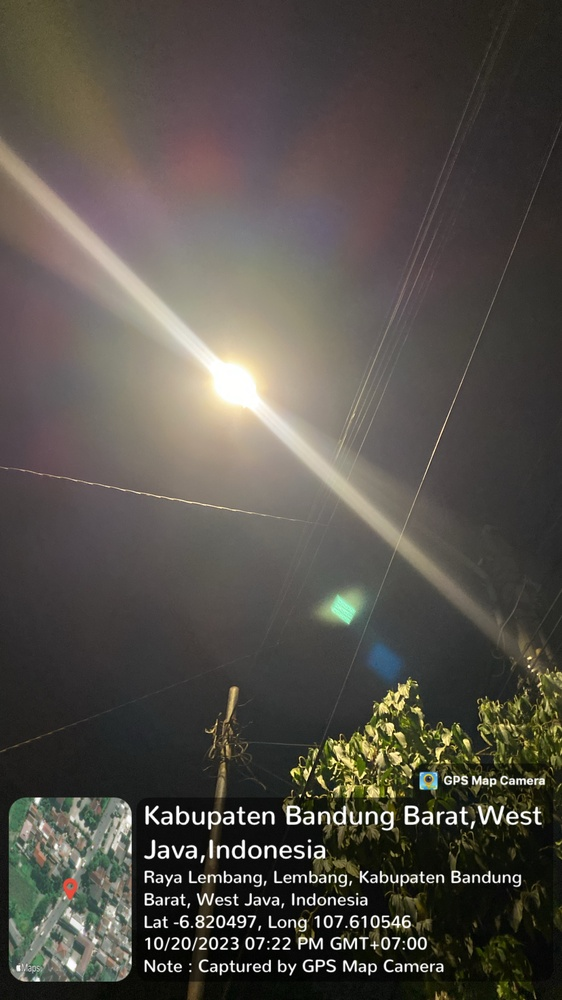
#> input picture img/1/5.jpg, 562 x 1000 px, shrunk from 2268 x 4032 before the run, found by its file name
$ python sudut_0.py
#> lines starting #> are read from the running program, lines starting #| are printed output that depends on the picture; long printed decimals are rounded
### src/CBIR_warna_fix/cosine_similarity.py
from math import pow,sqrt

def cosine_sim(vector1,vector2):
    # dot product
    dot_prod = 0
    for i in range(len(vector1)):
        if vector1[i] == 0:
            vector1[i] = 1
        if vector2[i] == 0:
            vector2[i] = 1
        dot_prod += vector1[i]*vector2[i]
    # vector magnitude
    mag_vector1 = 0
    mag_vector2 = 0
    for i in range(len(vector1)):
        mag_vector1 += pow(vector1[i],2)
    for i in range(len(vector2)):
        mag_vector2 += pow(vector2[i],2)
    mag_total = sqrt(mag_vector1)*sqrt(mag_vector2)
    # result

    return dot_prod/mag_total

# usage:
# vector1 = [25,98,30]
# vector2 = [20,90,10]
# print(cosine_sim(vector1,vector2))

### src/CBIR_tekstur/sudut_0.py
import numpy as np
import math
from skimage.feature import graycomatrix, graycoprops # buat ngecek aja
from cosine_similarity import cosine_sim
import time
import os
from multiprocessing import Pool
import cv2

########## CONVERT WARNA TO GRAYSCALE ##########
def toGrayscale(image):
    grayscale_image = np.dot(image[..., :3], [0.29, 0.587, 0.114]).astype(np.uint8)
    return grayscale_image

########## FRAMEWORK MATRIKS ##########
def matrixGLCM(image, d=1):
    # ubah jadi grayscale dulu
    image = toGrayscale(image)

    # quantization levels
    levels = np.max(image) + 1

    # inisialisasi matrix dengan 0
    framework_matrix = np.zeros((levels, levels))

    # dimensi dari gambarnya
    rows, cols = image.shape

    # isi matrixnya
    for i in range(rows):
        for j in range(cols):
                x1, y1 = i, j
                # perpindahan vektor berdasarkan sudut
                # sudut 0:
                x2, y2 = i + 0, j + d

                if 0 <= x1 < rows and 0 <= y1 < cols and 0 <= x2 < rows and 0 <= y2 < cols:
                    pixel1 = image[x1, y1]
                    pixel2 = image[x2, y2]
                    framework_matrix[pixel1, pixel2] += 1
                    # print("framework matrix:")
                    # print(framework_matrix)

    return framework_matrix

########## MATRIKS SIMETRIK ##########
def symmetricGLCM(glcm_matrix):
    symmetric_glcm = glcm_matrix + glcm_matrix.T
    return symmetric_glcm

########## MATRIKS NORMALISASI ##########
def normalizeGLCM(glcm_matrix):
    normalized_glcm = glcm_matrix / np.sum(glcm_matrix)
    return normalized_glcm

########## EKSTRAKSI TEKSTUR ##########
def extract_texture(glcm_matrix):
    rows = glcm_matrix.shape[0]

    # buat cari i - j (untuk contrast, homogeneity, dissimilarity)
    diff_matrix = np.abs(np.arange(rows) - np.arange(rows)[:, np.newaxis])

    # 1. contrast
    contrast_result = np.sum(diff_matrix ** 2 * glcm_matrix)

    # 2. homogeneity
    homogeneity_result = np.sum(glcm_matrix / (1 + diff_matrix ** 2))

    # 3. entropy
    # cari elemen tidak nol, handle kasus log(0) di entropy
    non_zero_elements = glcm_matrix[glcm_matrix > 0]
    entropy_result = -np.sum(non_zero_elements * np.log(non_zero_elements))

    # 4. dissimilarity
    dissimilarity_result = np.sum(diff_matrix * glcm_matrix)

    # 5. energy
    energy_result = np.sqrt(np.sum(glcm_matrix ** 2))

    # 6. correlation
    i, j = np.meshgrid(np.arange(rows), np.arange(rows), indexing='ij')
    rata_rata_i = np.sum(i * glcm_matrix) / np.sum(glcm_matrix)
    rata_rata_j = np.sum(j * glcm_matrix) / np.sum(glcm_matrix)

    sd_i = np.sqrt(np.sum(((i - rata_rata_i) ** 2) * glcm_matrix) / np.sum(glcm_matrix))
    sd_j = np.sqrt(np.sum(((j - rata_rata_j) ** 2) * glcm_matrix) / np.sum(glcm_matrix))

    correlation_result = np.sum(glcm_matrix * ((i - rata_rata_i) * (j - rata_rata_j) / (sd_i * sd_j)))

    return contrast_result, homogeneity_result, entropy_result, dissimilarity_result, energy_result, correlation_result

########## COSINE SIMILARITY ##########
def createVector(a, b, c, d, e, f,):
    vector = np.array([a, b, c, d, e, f])

    return vector

########## CBIR-TEKSTUR ##########
def CBIR_tekstur(image1, image2):
    ## BUAT VECTOR BERISI CONTRAST, HOMOGENEITY, DAN ENTROPY DARI IMAGE 1
    # sudut 0
    glcm_matrix1_sudut0 = matrixGLCM(image1, d=1)
    symmetric_glcm1_sudut0 = symmetricGLCM(glcm_matrix1_sudut0)
    normalized_glcm1_sudut0 = normalizeGLCM(symmetric_glcm1_sudut0)
    contrast1_sudut0, homogeneity1_sudut0, entropy1_sudut0, dissimilarity1_sudut0, energy1_sudut0, correlation1_sudut0 = extract_texture(normalized_glcm1_sudut0)

    vector1 = createVector(contrast1_sudut0, homogeneity1_sudut0, entropy1_sudut0, dissimilarity1_sudut0, energy1_sudut0, correlation1_sudut0)

    ## BUAT VECTOR BERISI CONTRAST, HOMOGENEITY, DAN ENTROPY DARI IMAGE 2
    # sudut 0
    glcm_matrix2_sudut0 = matrixGLCM(image2, d=1)
    symmetric_glcm2_sudut0 = symmetricGLCM(glcm_matrix2_sudut0)
    normalized_glcm2_sudut0 = normalizeGLCM(symmetric_glcm2_sudut0)
    contrast2_sudut0, homogeneity2_sudut0, entropy2_sudut0, dissimilarity2_sudut0, energy2_sudut0, correlation2_sudut0 = extract_texture(normalized_glcm2_sudut0)

    vector2 = createVector(contrast2_sudut0, homogeneity2_sudut0, entropy2_sudut0, dissimilarity2_sudut0, energy2_sudut0, correlation2_sudut0)

    ## CARI NILAI COS THETA UNTUK TAU KEMIRIPAN
    cos_theta = cosine_sim(vector1, vector2)

    return cos_theta

########## MENGAMBIL SEMUA GAMBAR DALAM SATU FOLDER ##########
def imageInFolder(folder_path):
    image_files = [os.path.join(folder_path, filename) for filename in os.listdir(folder_path) if filename.endswith('.jpg')]
    return image_files

##########***** TES *****##########

if __name__ == '__main__':
    start_time = time.time()

    # load gambar referensi
    reference_image = cv2.imread('img/1/5.jpg')
#> reference_image is the input picture: shape (1000, 562, 3); mean B, G, R 72.9, 79.7, 84.1

    # list gambar target yang akan dibandingkan
    target_folder = 'img/1'
    target_images = imageInFolder(target_folder)

    # baca semua gambar langsung terus simpen ke list, jadi ga ulang ulang cv2 imreadnya
    target_images_list = [cv2.imread(image_path) for image_path in target_images]
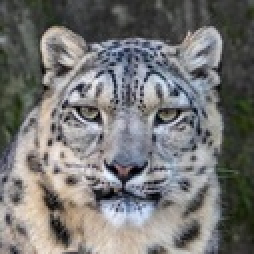
#> input picture img/1/0.9966017336307472.jpg, 127 x 127 px, shrunk from 512 x 512 before the run, found by its file name (shown 2 times larger)
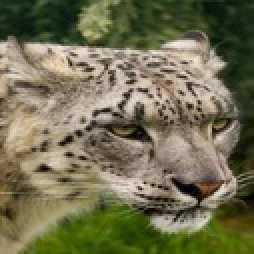
#> input picture img/1/1.jpg, 127 x 127 px, shrunk from 512 x 512 before the run, found by its file name (shown 2 times larger)
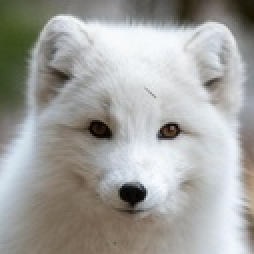
#> input picture img/1/2.jpg, 127 x 127 px, shrunk from 512 x 512 before the run, found by its file name (shown 2 times larger)
#> target_images_list = 4 items

    # inisialisasi pool multiprocessing dengan jumlah prosesor yang tersedia
    num_processors = 8 # sesuaikan dengan jumlah prosesor yang tersedia
    pool = Pool(processes=num_processors)

    # bandingkan gambar referensi dengan gambar target secara paralel
    similarities = pool.starmap(CBIR_tekstur, [(reference_image, image) for image in target_images_list])
#> in matrixGLCM, `levels = np.max(image) + 1`: levels = 253
#> in extract_texture, `contrast_result = np.sum(diff_matrix ** 2 * glcm_matrix)`: contrast_result = 410.1
#> in extract_texture, `homogeneity_result = np.sum(glcm_matrix / (1 + diff_matrix ** 2))`: homogeneity_result = 0.481
#> in extract_texture, `entropy_result = -np.sum(non_zero_elements * np.log(non_zero_elements))`: entropy_result = 7.74
#> in extract_texture, `dissimilarity_result = np.sum(diff_matrix * glcm_matrix)`: dissimilarity_result = 6.01
#> in extract_texture, `energy_result = np.sqrt(np.sum(glcm_matrix ** 2))`: energy_result = 0.034
#> in extract_texture, `rata_rata_i = np.sum(i * glcm_matrix) / np.sum(glcm_matrix)`: rata_rata_i = 77.04
#> in extract_texture, `sd_i = np.sqrt(np.sum(((i - rata_rata_i) ** 2) * glcm_matrix) / np.sum..`: sd_i = 48.12
#> in extract_texture, `correlation_result = np.sum(glcm_matrix * ((i - rata_rata_i) * (j - ra..`: correlation_result = 0.911
#> in CBIR_tekstur, `contrast1_sudut0, homogeneity1_sudut0, entropy1_sudut0, dissimilarity1..`: contrast1_sudut0 = 410.1; homogeneity1_sudut0 = 0.481; entropy1_sudut0 = 7.74; dissimilarity1_sudut0 = 6.01; energy1_sudut0 = 0.034; correlation1_sudut0 = 0.911
#> in createVector, `vector = np.array([a, b, c, d, e, f])`: vector = [410.1, 0.481, 7.74, 6.01, 0.034, 0.911]
#> call 2 of matrixGLCM, with d = 1
#> in matrixGLCM (call 2), `levels = np.max(image) + 1`: levels = 246
#> after the loop in matrixGLCM (call 2), `for i in range(rows):`:
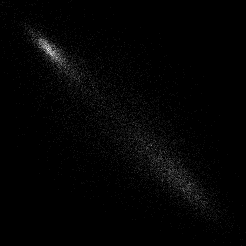
#> framework_matrix: shape (246, 246) float64; min 0, max 19, mean 0.264; drawn with min black and max white
#> in CBIR_tekstur, image2 is the input picture: shape (127, 127, 3); mean B, G, R 115.9, 116.9, 117.6
#> in CBIR_tekstur, `contrast2_sudut0, homogeneity2_sudut0, entropy2_sudut0, dissimilarity2..`: contrast2_sudut0 = 593.7; homogeneity2_sudut0 = 0.0961; entropy2_sudut0 = 9.12; dissimilarity2_sudut0 = 16.22; energy2_sudut0 = 0.0129; correlation2_sudut0 = 0.903
#> in CBIR_tekstur, `vector2 = createVector(contrast2_sudut0, homogeneity2_sudut0, entropy2..`: vector2 = [593.7, 0.0961, 9.12, 16.22, 0.0129, 0.903]
#> the loop in cosine_sim, `for i in range(len(vector1)):` made 6 passes
#> dot_prod on passes 1 to 6: 243450.8, 243450.8, 243521.4, 243618.8, 243618.8, 243619.6
#> after the loop in cosine_sim, `for i in range(len(vector1)):`: dot_prod = 243619.6; vector1 = [410.1, 0.481, 7.74, 6.01, 0.034, 0.911]; vector2 = [593.7, 0.0961, 9.12, 16.22, 0.0129, 0.903]
#> the loop in cosine_sim, `for i in range(len(vector1)):` made 6 passes
#> mag_vector1 on passes 1 to 6: 168171.9, 168172.2, 168232, 168268.1, 168268.1, 168268.9
#> after the loop in cosine_sim, `for i in range(len(vector1)):`: mag_vector1 = 168268.9
#> the loop in cosine_sim, `for i in range(len(vector2)):` made 6 passes
#> mag_vector2 on passes 1 to 6: 352426.8, 352426.8, 352509.9, 352773, 352773, 352773.8
#> after the loop in cosine_sim, `for i in range(len(vector2)):`: mag_vector2 = 352773.8
#> in cosine_sim, `mag_total = sqrt(mag_vector1)*sqrt(mag_vector2)`: mag_total = 243640.9
#> in CBIR_tekstur, `cos_theta = cosine_sim(vector1, vector2)`: cos_theta = 1
#> call 4 of matrixGLCM, with d = 1
#> in toGrayscale (call 4), `grayscale_image = np.dot(image[..., :3], [0.29, 0.587, 0.114]).astype(..`:
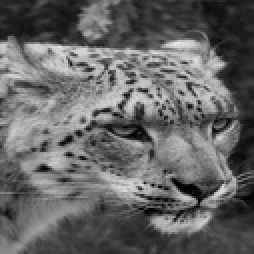
#> grayscale_image: shape (127, 127) (shown 2 times larger); min 0, max 234, mean 101.1
#> in matrixGLCM (call 4), `levels = np.max(image) + 1`: levels = 235
#> after the loop in matrixGLCM (call 4), `for i in range(rows):`:
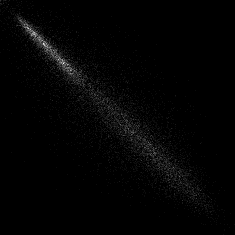
#> framework_matrix: shape (235, 235) float64; min 0, max 20, mean 0.29; drawn with min black and max white
#> in CBIR_tekstur, image2 is the input picture: shape (127, 127, 3); mean B, G, R 81, 111, 113.6
#> the loop in cosine_sim (call 2), `for i in range(len(vector1)):` made 6 passes
#> dot_prod on passes 1 to 6: 146298.9, 146299, 146368.2, 146441.2, 146441.2, 146442.1
#> the loop in cosine_sim (call 2), `for i in range(len(vector1)):` made 6 passes
#> the loop in cosine_sim (call 2), `for i in range(len(vector2)):` made 6 passes
#> mag_vector2 on passes 1 to 6: 127270.8, 127270.8, 127350.9, 127498.6, 127498.6, 127499.5
#> in toGrayscale (call 6), `grayscale_image = np.dot(image[..., :3], [0.29, 0.587, 0.114]).astype(..`:
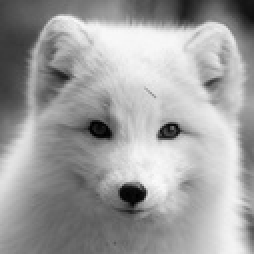
#> grayscale_image: shape (127, 127) (shown 2 times larger); min 0, max 250, mean 159.6
#> in CBIR_tekstur, image2 is the input picture: shape (127, 127, 3); mean B, G, R 159.1, 162.5, 162.8
#> similarities = [1, 1, 0.996, 1]

    # close pool multiprocessing
    pool.close()
    pool.join()

    # Hasil kesamaan citra
    for i, similarity in enumerate(similarities):
        print(f"Kesamaan dengan gambar-{i+1}: {similarity * 100:.5f}%")
#> this loop made 4 passes
#> similarity on passes 1 to 4: 1, 1, 0.996, 1
#| Kesamaan dengan gambar-1: 99.991%
#| Kesamaan dengan gambar-2: 99.979%
#| Kesamaan dengan gambar-3: 99.619%
#| Kesamaan dengan gambar-4: 100.000%

    end_time = time.time()

    execution_time = end_time - start_time
    print(f"Program selesai dalam {execution_time:.2f} detik")
